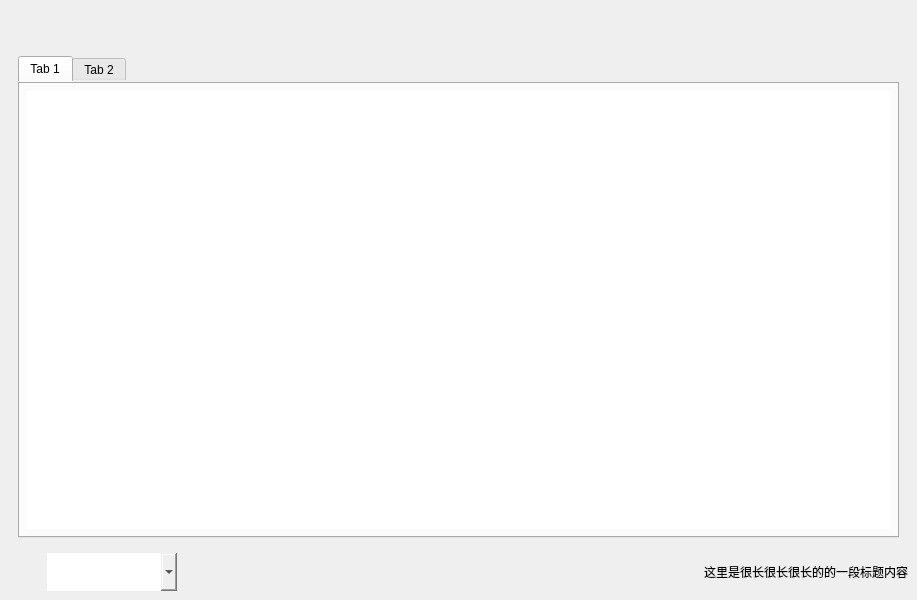
<?xml version="1.0" encoding="UTF-8"?>
<ui version="4.0">
 <class>MainWindow</class>
 <widget class="QMainWindow" name="MainWindow">
  <property name="geometry">
   <rect>
    <x>0</x>
    <y>0</y>
    <width>917</width>
    <height>600</height>
   </rect>
  </property>
  <property name="windowTitle">
   <string>MainWindow</string>
  </property>
  <property name="styleSheet">
   <string notr="true">*{border:none}</string>
  </property>
  <widget class="QWidget" name="centralwidget">
   <layout class="QGridLayout" name="gridLayout">
    <item row="2" column="0">
     <widget class="QFrame" name="frame">
      <property name="sizePolicy">
       <sizepolicy hsizetype="Preferred" vsizetype="Expanding">
        <horstretch>0</horstretch>
        <verstretch>0</verstretch>
       </sizepolicy>
      </property>
      <property name="frameShape">
       <enum>QFrame::StyledPanel</enum>
      </property>
      <property name="frameShadow">
       <enum>QFrame::Raised</enum>
      </property>
      <property name="lineWidth">
       <number>1</number>
      </property>
      <layout class="QGridLayout" name="gridLayout_3">
       <item row="0" column="0">
        <widget class="QTabWidget" name="tab_content">
         <property name="currentIndex">
          <number>0</number>
         </property>
         <widget class="QWidget" name="tab">
          <attribute name="title">
           <string>Tab 1</string>
          </attribute>
          <layout class="QGridLayout" name="gridLayout_4">
           <item row="0" column="0">
            <widget class="QTableWidget" name="tableWidget"/>
           </item>
          </layout>
         </widget>
         <widget class="QWidget" name="tab_2">
          <attribute name="title">
           <string>Tab 2</string>
          </attribute>
         </widget>
        </widget>
       </item>
      </layout>
     </widget>
    </item>
    <item row="1" column="0" alignment="Qt::AlignTop">
     <widget class="QFrame" name="frame_3">
      <property name="frameShape">
       <enum>QFrame::StyledPanel</enum>
      </property>
      <property name="frameShadow">
       <enum>QFrame::Raised</enum>
      </property>
      <layout class="QHBoxLayout" name="horizontalLayout_7">
       <property name="spacing">
        <number>0</number>
       </property>
       <property name="leftMargin">
        <number>0</number>
       </property>
       <property name="topMargin">
        <number>0</number>
       </property>
       <property name="rightMargin">
        <number>0</number>
       </property>
       <property name="bottomMargin">
        <number>0</number>
       </property>
       <item>
        <layout class="QHBoxLayout" name="horizontalLayout_4">
         <property name="spacing">
          <number>0</number>
         </property>
         <item>
          <layout class="QHBoxLayout" name="horizontalLayout">
           <property name="spacing">
            <number>0</number>
           </property>
           <item>
            <widget class="QFrame" name="frame_4">
             <property name="frameShape">
              <enum>QFrame::StyledPanel</enum>
             </property>
             <property name="frameShadow">
              <enum>QFrame::Raised</enum>
             </property>
             <layout class="QHBoxLayout" name="horizontalLayout_3">
              <property name="spacing">
               <number>0</number>
              </property>
              <property name="leftMargin">
               <number>0</number>
              </property>
              <property name="topMargin">
               <number>0</number>
              </property>
              <property name="rightMargin">
               <number>0</number>
              </property>
              <property name="bottomMargin">
               <number>0</number>
              </property>
              <item>
               <widget class="QPushButton" name="btn_add">
                <property name="text">
                 <string/>
                </property>
                <property name="icon">
                 <iconset resource="icons.qrc">
                  <normaloff>:/icons/icons/plus2.png</normaloff>:/icons/icons/plus2.png</iconset>
                </property>
                <property name="iconSize">
                 <size>
                  <width>48</width>
                  <height>48</height>
                 </size>
                </property>
               </widget>
              </item>
              <item>
               <widget class="QPushButton" name="btn_start">
                <property name="text">
                 <string/>
                </property>
                <property name="icon">
                 <iconset resource="icons.qrc">
                  <normaloff>:/icons/icons/play.png</normaloff>:/icons/icons/play.png</iconset>
                </property>
                <property name="iconSize">
                 <size>
                  <width>48</width>
                  <height>48</height>
                 </size>
                </property>
               </widget>
              </item>
              <item>
               <widget class="QPushButton" name="btn_stop">
                <property name="text">
                 <string/>
                </property>
                <property name="icon">
                 <iconset resource="icons.qrc">
                  <normaloff>:/icons/icons/pause.png</normaloff>:/icons/icons/pause.png</iconset>
                </property>
                <property name="iconSize">
                 <size>
                  <width>48</width>
                  <height>48</height>
                 </size>
                </property>
               </widget>
              </item>
              <item>
               <widget class="QPushButton" name="btn_trash">
                <property name="text">
                 <string/>
                </property>
                <property name="icon">
                 <iconset resource="icons.qrc">
                  <normaloff>:/icons/icons/trash.png</normaloff>:/icons/icons/trash.png</iconset>
                </property>
                <property name="iconSize">
                 <size>
                  <width>48</width>
                  <height>48</height>
                 </size>
                </property>
               </widget>
              </item>
              <item>
               <widget class="QPushButton" name="btn_select_dir">
                <property name="text">
                 <string/>
                </property>
                <property name="icon">
                 <iconset resource="icons.qrc">
                  <normaloff>:/icons/icons/address-book.png</normaloff>:/icons/icons/address-book.png</iconset>
                </property>
                <property name="iconSize">
                 <size>
                  <width>48</width>
                  <height>48</height>
                 </size>
                </property>
               </widget>
              </item>
             </layout>
            </widget>
           </item>
          </layout>
         </item>
         <item>
          <layout class="QHBoxLayout" name="horizontalLayout_2">
           <item alignment="Qt::AlignRight">
            <widget class="QFrame" name="frame_5">
             <property name="frameShape">
              <enum>QFrame::StyledPanel</enum>
             </property>
             <property name="frameShadow">
              <enum>QFrame::Raised</enum>
             </property>
             <layout class="QGridLayout" name="gridLayout_2">
              <item row="0" column="0" alignment="Qt::AlignRight">
               <widget class="QPushButton" name="btn_search">
                <property name="sizePolicy">
                 <sizepolicy hsizetype="Preferred" vsizetype="Fixed">
                  <horstretch>0</horstretch>
                  <verstretch>0</verstretch>
                 </sizepolicy>
                </property>
                <property name="text">
                 <string/>
                </property>
                <property name="icon">
                 <iconset resource="icons.qrc">
                  <normaloff>:/icons/icons/search-svgrepo-com.svg</normaloff>:/icons/icons/search-svgrepo-com.svg</iconset>
                </property>
                <property name="iconSize">
                 <size>
                  <width>48</width>
                  <height>48</height>
                 </size>
                </property>
               </widget>
              </item>
              <item row="0" column="1" alignment="Qt::AlignRight">
               <widget class="QPushButton" name="btn_menu">
                <property name="text">
                 <string/>
                </property>
                <property name="icon">
                 <iconset resource="icons.qrc">
                  <normaloff>:/icons/icons/menu-sharp-svgrepo-com.svg</normaloff>:/icons/icons/menu-sharp-svgrepo-com.svg</iconset>
                </property>
                <property name="iconSize">
                 <size>
                  <width>48</width>
                  <height>48</height>
                 </size>
                </property>
               </widget>
              </item>
             </layout>
            </widget>
           </item>
          </layout>
         </item>
        </layout>
       </item>
      </layout>
     </widget>
    </item>
    <item row="3" column="0">
     <widget class="QFrame" name="frame_2">
      <property name="frameShape">
       <enum>QFrame::StyledPanel</enum>
      </property>
      <property name="frameShadow">
       <enum>QFrame::Raised</enum>
      </property>
      <layout class="QHBoxLayout" name="horizontalLayout_6">
       <property name="leftMargin">
        <number>0</number>
       </property>
       <property name="topMargin">
        <number>0</number>
       </property>
       <property name="rightMargin">
        <number>0</number>
       </property>
       <property name="bottomMargin">
        <number>0</number>
       </property>
       <item alignment="Qt::AlignLeft">
        <widget class="QPushButton" name="btn_snail">
         <property name="text">
          <string/>
         </property>
         <property name="icon">
          <iconset resource="icons.qrc">
           <normaloff>:/icons/icons/snail-svgrepo-com.svg</normaloff>:/icons/icons/snail-svgrepo-com.svg</iconset>
         </property>
         <property name="iconSize">
          <size>
           <width>32</width>
           <height>32</height>
          </size>
         </property>
        </widget>
       </item>
       <item alignment="Qt::AlignLeft">
        <widget class="QComboBox" name="cmb_speech">
         <property name="enabled">
          <bool>true</bool>
         </property>
         <property name="baseSize">
          <size>
           <width>100</width>
           <height>48</height>
          </size>
         </property>
         <property name="font">
          <font>
           <pointsize>24</pointsize>
          </font>
         </property>
         <property name="iconSize">
          <size>
           <width>32</width>
           <height>32</height>
          </size>
         </property>
        </widget>
       </item>
       <item>
        <spacer name="horizontalSpacer">
         <property name="orientation">
          <enum>Qt::Horizontal</enum>
         </property>
         <property name="sizeHint" stdset="0">
          <size>
           <width>40</width>
           <height>20</height>
          </size>
         </property>
        </spacer>
       </item>
       <item alignment="Qt::AlignRight">
        <widget class="QLabel" name="lbl_title">
         <property name="text">
          <string>这里是很长很长很长的的一段标题内容</string>
         </property>
        </widget>
       </item>
      </layout>
     </widget>
    </item>
   </layout>
  </widget>
 </widget>
 <resources>
  <include location="icons.qrc"/>
 </resources>
 <connections/>
</ui>
